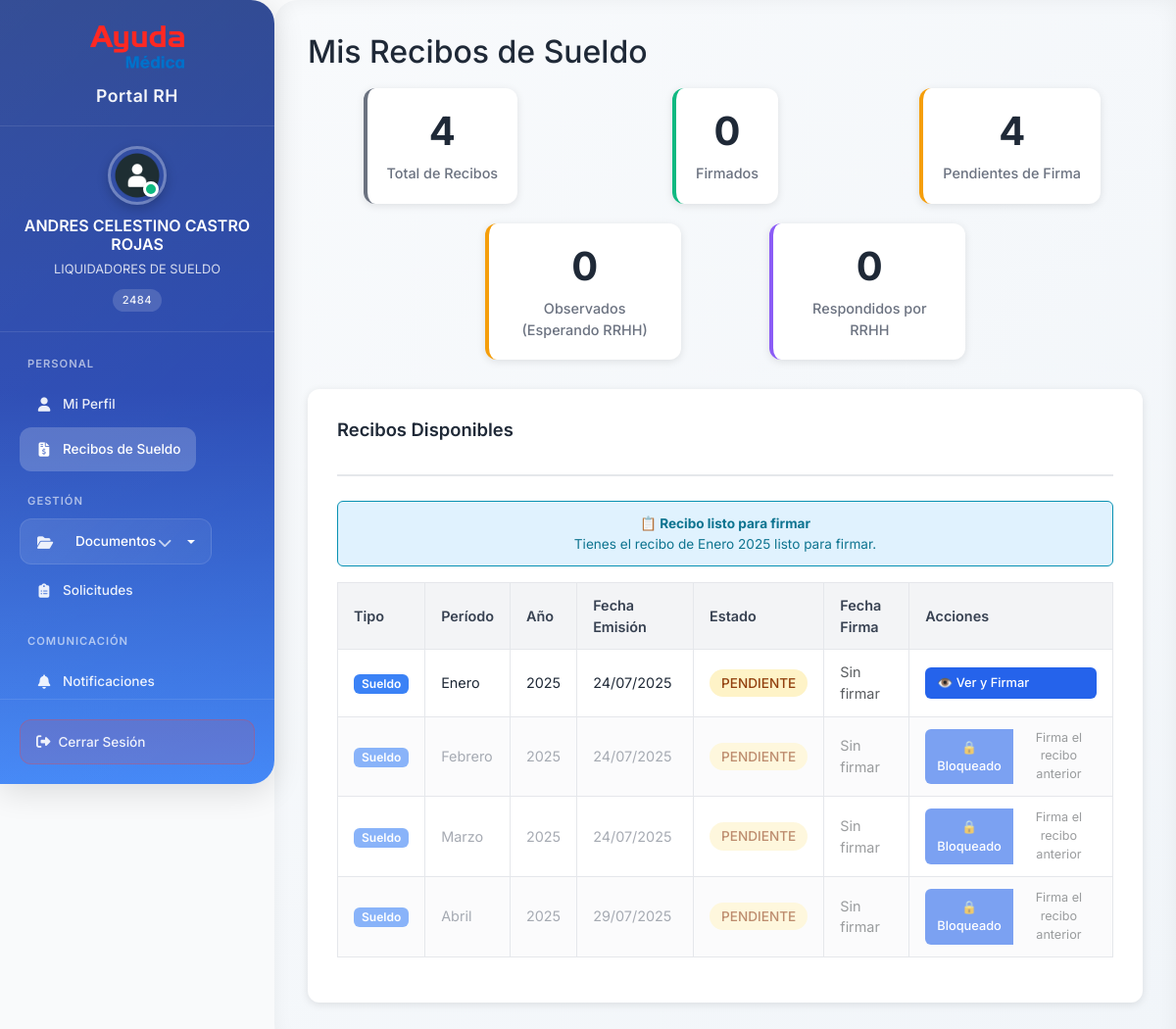
Before: /recibos/ (signed in) with the older database file.
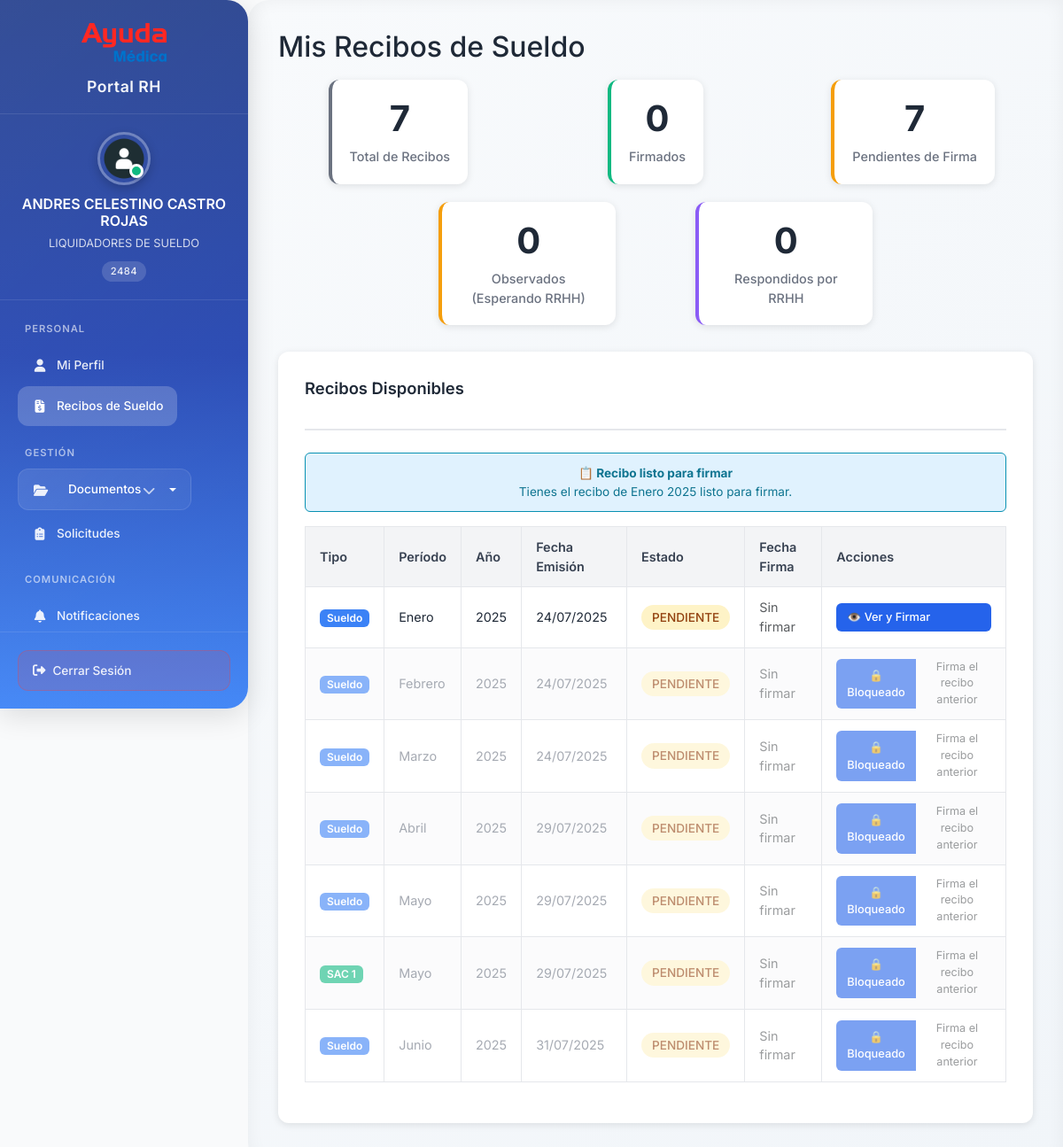
After: the same page with the newer database file.
### apps/recibos/models.py (models this page shows, shortened)
class ReciboSueldo(models.Model):
    ESTADO_CHOICES = [
        ('pendiente', 'Pendiente de Firma'),
        ('observado', 'Observado por Empleado'),
        ('respondido', 'Observación Respondida por RRHH'),
        ('firmado', 'Firmado'),
        ('vencido', 'Vencido'),
        ('no_encontrado', 'Recibo No Encontrado'),
    ]
    PERIODO_CHOICES = [
        ('enero', 'Enero'),
        ('febrero', 'Febrero'),
        ('marzo', 'Marzo'),
        ('abril', 'Abril'),
        ('mayo', 'Mayo'),
        ('junio', 'Junio'),
        ('julio', 'Julio'),
        ('agosto', 'Agosto'),
        ('septiembre', 'Septiembre'),
        ('octubre', 'Octubre'),
        ('noviembre', 'Noviembre'),
        ('diciembre', 'Diciembre'),
    ]
    TIPO_RECIBO_CHOICES = [
        ('sueldo', 'Sueldo'),
        ('sac_1', 'SAC 1'),
        ('sac_2', 'SAC 2'),
    ]
    empleado = models.ForeignKey(Empleado, on_delete=models.CASCADE, related_name='recibos_sueldo')
    periodo = models.CharField(max_length=20, choices=PERIODO_CHOICES)
    anio = models.IntegerField()
    tipo_recibo = models.CharField(max_length=10, choices=TIPO_RECIBO_CHOICES, default='sueldo')
    fecha_emision = models.DateTimeField(auto_now_add=True)
    fecha_vencimiento = models.DateTimeField()  # Fecha límite para firmar
    fecha_firma = models.DateTimeField(null=True, blank=True)
    archivo_pdf = models.FileField(upload_to='recibos_sueldo/', help_text='PDF del recibo original para firmar')
    archivo_pdf_centromedica = models.FileField(upload_to='recibos_centromedica/', blank=True, null=True, help_text='PDF firmado por Centromédica que el empleado visualiza')
    archivo_firmado = models.FileField(upload_to='recibos_firmados/', blank=True, null=True, help_text='PDF firmado digitalmente por el empleado')
    estado = models.CharField(max_length=20, choices=ESTADO_CHOICES, default='pendiente')
    observaciones_empleado = models.TextField(blank=True, help_text='Observaciones del empleado sobre el recibo')
    fecha_observacion = models.DateTimeField(null=True, blank=True, help_text='Fecha cuando el empleado hizo la observación')
    observaciones_rrhh = models.TextField(blank=True, help_text='Respuesta de RRHH a las observaciones')
    fecha_respuesta_rrhh = models.DateTimeField(null=True, blank=True, help_text='Fecha de respuesta de RRHH')
    respondido_por = models.ForeignKey(User, on_delete=models.SET_NULL, null=True, blank=True, related_name='observaciones_respondidas')
    sueldo_bruto = models.DecimalField(max_digits=10, decimal_places=2, null=True, blank=True)
    descuentos = models.DecimalField(max_digits=10, decimal_places=2, null=True, blank=True)
    sueldo_neto = models.DecimalField(max_digits=10, decimal_places=2, null=True, blank=True)
    subido_por = models.ForeignKey(User, on_delete=models.SET_NULL, null=True, blank=True, related_name='recibos_subidos')
    fecha_subida = models.DateTimeField(auto_now_add=True)
    class Meta:
        verbose_name = "Recibo de Sueldo"
        verbose_name_plural = "Recibos de Sueldo"
        ordering = ['anio', 'periodo']  # Orden cronológico correcto
        unique_together = ['empleado', 'periodo', 'anio', 'tipo_recibo']
    @property
    def esta_vencido(self):
        if self.estado != 'pendiente':
            return False
        return timezone.now() > self.fecha_vencimiento
    @property
    def puede_ver(self):
        if self.subido_por:
            from apps.rrhh.models import CargaMasivaRecibos
            carga_masiva = CargaMasivaRecibos.objects.filter(
                periodo=self.periodo,
                anio=self.anio,
                usuario_carga=self.subido_por
            ).first()
            if carga_masiva and not carga_masiva.visible_empleados:
                return False
        if self.estado == 'no_encontrado':
            return False
        recibos_ordenados = ReciboSueldo.objects.filter(
            empleado=self.empleado
        ).extra(
            select={'orden': 'anio * 100 + CASE '
                           'WHEN periodo = "enero" THEN 1 '
                           'WHEN periodo = "febrero" THEN 2 '
                           'WHEN periodo = "marzo" THEN 3 '
                           'WHEN periodo = "abril" THEN 4 '
                           'WHEN periodo = "mayo" THEN 5 '
                           'WHEN periodo = "junio" THEN 6 '
                           'WHEN periodo = "julio" THEN 7 '
                           'WHEN periodo = "agosto" THEN 8 '
                           'WHEN periodo = "septiembre" THEN 9 '
                           'WHEN periodo = "octubre" THEN 10 '
                           'WHEN periodo = "noviembre" THEN 11 '
                           'WHEN periodo = "diciembre" THEN 12 '
                           'ELSE 0 END'}
        ).order_by('orden')
        recibos_list = list(recibos_ordenados)
        try:
            posicion_actual = recibos_list.index(self)
            if posicion_actual == 0:
                return True
            recibo_anterior = recibos_list[posicion_actual - 1]
            return recibo_anterior.estado == 'firmado'
        except ValueError:
            return True
    @property
    def puede_firmar(self):
        if not self.puede_ver:
            return False
        if self.esta_vencido:
            return False
        if self.estado == 'firmado':
            return False
        if self.empleado.recibos_sueldo.filter(estado='observado').exists():
            return False
        return self.estado in ['pendiente', 'respondido']

### apps/recibos/views.py (the view)
# urls.py: path('', views.MisRecibosView.as_view(), name='mis_recibos'),
class MisRecibosView(LoginRequiredMixin, ListView):
    model = ReciboSueldo
    template_name = 'recibos/mis_recibos.html'
    context_object_name = 'recibos'
    paginate_by = 10
    def get_queryset(self):
        try:
            empleado = Empleado.objects.get(user=self.request.user)
            return ReciboSueldo.objects.filter(empleado=empleado).extra(
                select={'orden': 'anio * 100 + CASE '
                               'WHEN periodo = "enero" THEN 1 '
                               'WHEN periodo = "febrero" THEN 2 '
                               'WHEN periodo = "marzo" THEN 3 '
                               'WHEN periodo = "abril" THEN 4 '
                               'WHEN periodo = "mayo" THEN 5 '
                               'WHEN periodo = "junio" THEN 6 '
                               'WHEN periodo = "julio" THEN 7 '
                               'WHEN periodo = "agosto" THEN 8 '
                               'WHEN periodo = "septiembre" THEN 9 '
                               'WHEN periodo = "octubre" THEN 10 '
                               'WHEN periodo = "noviembre" THEN 11 '
                               'WHEN periodo = "diciembre" THEN 12 '
                               'ELSE 0 END'}
            ).order_by('orden')
        except Empleado.DoesNotExist:
            return ReciboSueldo.objects.none()
    def get_context_data(self, **kwargs):
        context = super().get_context_data(**kwargs)
        todos_recibos = self.get_queryset()
        context['total_recibos'] = todos_recibos.count()
        context['pendientes'] = todos_recibos.filter(estado='pendiente').count()
        context['observados'] = todos_recibos.filter(estado='observado').count()
        context['respondidos'] = todos_recibos.filter(estado='respondido').count()
        context['firmados'] = todos_recibos.filter(estado='firmado').count()
        context['vencidos'] = todos_recibos.filter(estado='vencido').count()
        puede_firmar = next((r for r in todos_recibos if r.puede_firmar), None)
        context['puede_firmar'] = puede_firmar
        tiene_observaciones_pendientes = todos_recibos.filter(estado='observado').exists()
        context['tiene_observaciones_pendientes'] = tiene_observaciones_pendientes
        recibos_visibles = [r for r in todos_recibos if r.puede_ver]
        context['recibos_visibles_count'] = len(recibos_visibles)
        if recibos_visibles:
            ultimo_visible = recibos_visibles[-1]
            context['ultimo_recibo_visible'] = ultimo_visible
            context['hay_recibos_bloqueados'] = len(recibos_visibles) < todos_recibos.count()
        return context

### proyecto_rrhh/context_processors.py (called while the page is built)
def empleado_info(request):
    context = {}
    if request.user.is_authenticated:
        try:
            empleado = Empleado.objects.get(user=request.user)
            context['empleado'] = empleado
            notificaciones_count = Notificacion.objects.filter(
                destinatario=empleado,
                leida=False
            ).count()
            context['notificaciones_count'] = notificaciones_count
        except Empleado.DoesNotExist:
            context['empleado'] = None
            context['notificaciones_count'] = 0
    return context

### templates/recibos/mis_recibos.html (shortened to what the changed rows need)
{% extends 'base/base.html' %}
{% load static %}
{% block extra_css %}
<link rel="stylesheet" href="{% static 'css/recibos-responsive.css' %}">
{% endblock %}
{% block content %}
<div class="recibos-container">
    <h1>Mis Recibos de Sueldo</h1>
    <div class="resumen-cards">
        <div class="resumen-card total">
            <h3>{{ total_recibos }}</h3>
            <p>Total de Recibos</p>
        </div>
        <div class="resumen-card pendientes">
            <h3>{{ pendientes }}</h3>
            <p>Pendientes de Firma</p>
        </div>
    </div>
    <div class="recibos-section">
        <div class="section-header">
            <h2 class="section-title">Recibos Disponibles</h2>
        </div>
        {% if puede_firmar %}
            <div class="alert alert-info">
                <strong>📋 Recibo listo para firmar</strong><br>
                Tienes el recibo de {{ puede_firmar.get_periodo_display }} {{ puede_firmar.anio }} listo para firmar.
            </div>
        {% elif tiene_observaciones_pendientes %}
            <div class="alert alert-warning">
                <strong>⏳ Esperando respuesta de RRHH</strong><br>
                Tienes observaciones pendientes que deben ser resueltas antes de continuar.
            </div>
        {% endif %}
        {% if recibos %}
            <table class="recibos-table">
                <thead>
                    <tr>
                        <th>Tipo</th>
                        <th>Período</th>
                        <th>Año</th>
                        <th>Fecha Emisión</th>
                        <th>Estado</th>
                        <th>Fecha Firma</th>
                        <th>Acciones</th>
                    </tr>
                </thead>
                <tbody>
                    {% for recibo in recibos %}
                        <tr {% if not recibo.puede_ver %}class="recibo-bloqueado"{% endif %}>
                            <td data-label="Tipo">
                                {% if recibo.tipo_recibo == 'sac_1' %}
                                    <span class="badge badge-success">SAC 1</span>
                                {% elif recibo.tipo_recibo == 'sac_2' %}
                                    <span class="badge badge-info">SAC 2</span>
                                {% else %}
                                    <span class="badge badge-primary">Sueldo</span>
                                {% endif %}
                            </td>
                            <td data-label="Período">{{ recibo.get_periodo_display }}</td>
                            <td data-label="Año">{{ recibo.anio }}</td>
                            <td data-label="Fecha Emisión">{{ recibo.fecha_emision|date:"d/m/Y" }}</td>
                            <td data-label="Estado">
                                {% if recibo.estado == 'pendiente' %}
                                    <span class="estado-badge estado-pendiente">Pendiente</span>
                                {% elif recibo.estado == 'observado' %}
                                    <span class="estado-badge" style="background: #fef3c7; color: #92400e;">Observado</span>
                                {% elif recibo.estado == 'respondido' %}
                                    <span class="estado-badge" style="background: #ede9fe; color: #7c3aed;">Respondido</span>
                                {% elif recibo.estado == 'firmado' %}
                                    <span class="estado-badge estado-firmado">Firmado</span>
                                {% elif recibo.estado == 'vencido' %}
                                    <span class="estado-badge estado-vencido">Vencido</span>
                                {% endif %}
                            </td>
                            <td data-label="Fecha Firma">
                                {% if recibo.fecha_firma %}
                                    {{ recibo.fecha_firma|date:"d/m/Y H:i" }}
                                {% else %}
                                    <span class="text-muted">Sin firmar</span>
                                {% endif %}
                            </td>
                            <td data-label="Acciones">
                                <div class="btn-group">
                                    {% if recibo.puede_ver %}
                                        <a href="{% url 'recibos:visualizar_recibo' recibo.id %}"
                                           class="btn btn-primary">
                                            👁️ Ver y Firmar
                                        </a>
                                    {% else %}
                                        <span class="btn btn-disabled">🔒 Bloqueado</span>
                                        <small class="text-muted">Firma el recibo anterior</small>
                                    {% endif %}
                                </div>
                            </td>
                        </tr>
                    {% endfor %}
                </tbody>
            </table>
        {% else %}
            <div class="empty-state">
                <div class="icon">📄</div>
                <h3>No tienes recibos disponibles</h3>
                <p>Los recibos de sueldo aparecerán aquí cuando sean emitidos por RRHH.</p>
            </div>
        {% endif %}
    </div>
</div>
{% endblock %}

Changed rows visible on the page:
added ReciboSueldo: tipo_recibo "Sueldo", periodo "Mayo", anio "2025", fecha_emision "29/07/2025", estado "PENDIENTE", shows "Sin firmar"
added ReciboSueldo: tipo_recibo "SAC 1", periodo "Mayo", anio "2025", fecha_emision "29/07/2025", estado "PENDIENTE", shows "Sin firmar"
added ReciboSueldo: tipo_recibo "Sueldo", periodo "Junio", anio "2025", fecha_emision "31/07/2025", estado "PENDIENTE", shows "Sin firmar"
Other visible differences:
{{ total_recibos }}: "4" → "7"
{{ pendientes }}: "4" → "7"
